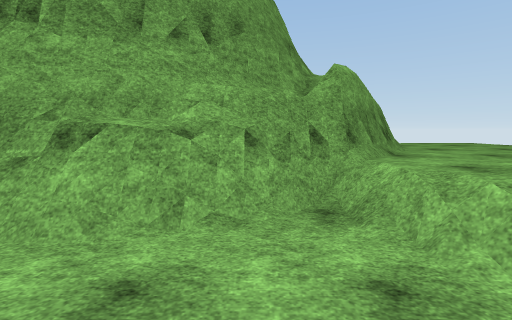
View 1 (above)

16 first-person views from a walk through a Unity game level. The camera is 1.5 m above the floor, tilts 6° down and sees 85° across. The floor is counted in squares, 1 m on a side. Each view is taken from the middle of a square. On the plan, view 1 faces up. The plan holds only what a view shows up to about 14 squares ahead; the rest is blank. The place goes on beyond the plan. The player character is not drawn. Some surface patterns are stand-ins.

View 2
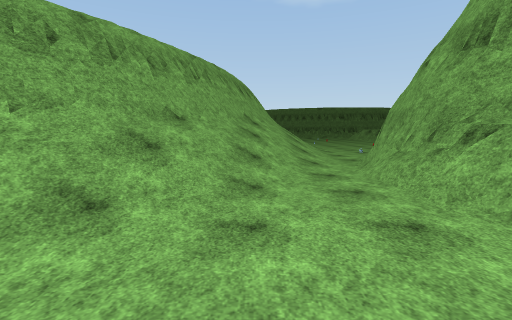

View 3
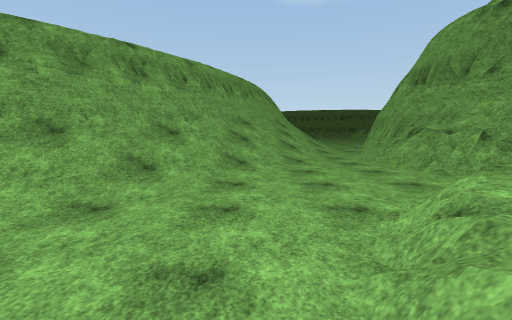

View 4
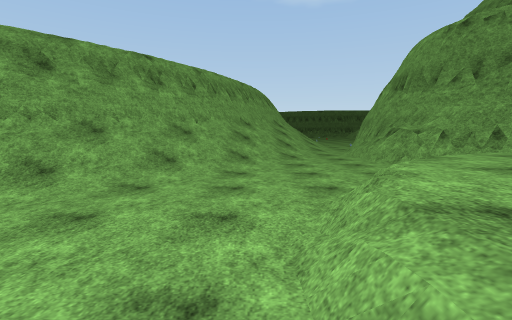

View 5
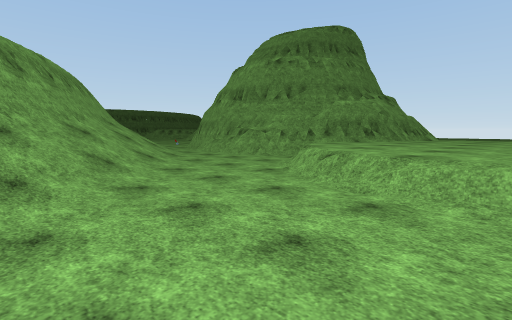

View 6
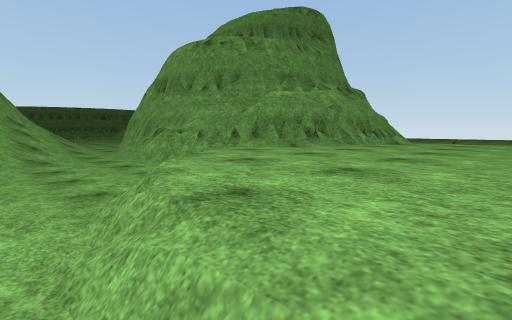

View 7
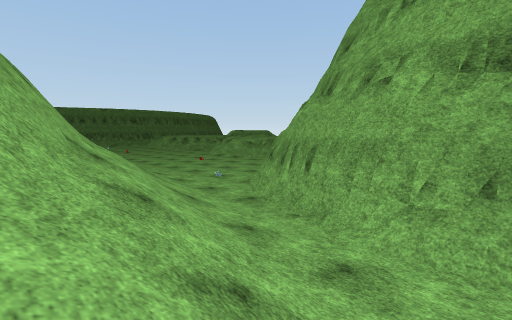

View 8
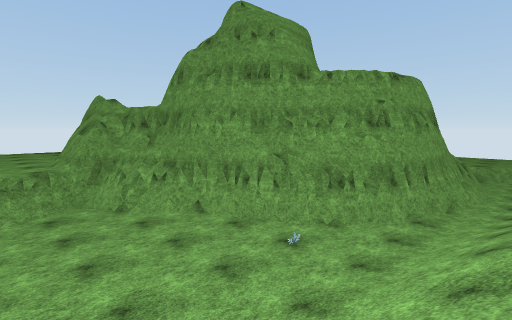

View 9
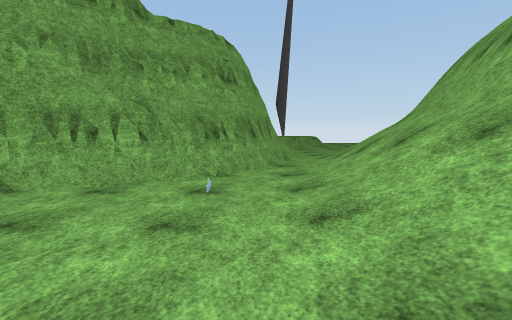

View 10
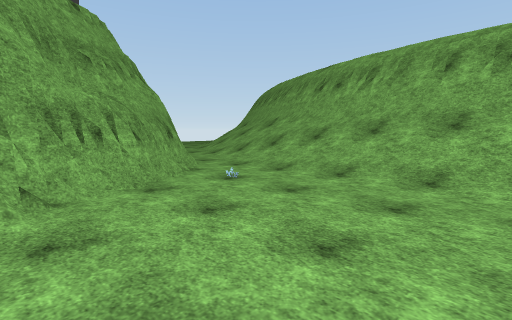

View 11
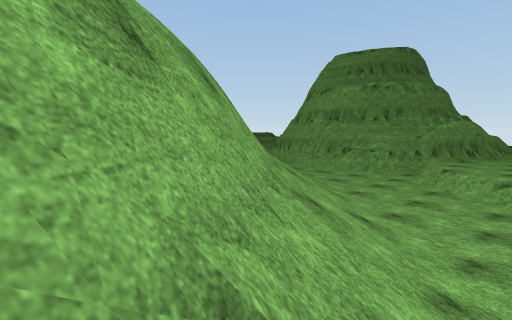

View 12
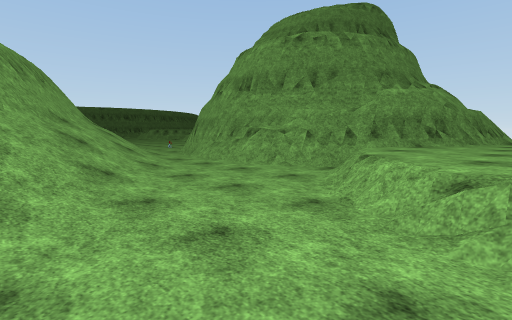

View 13
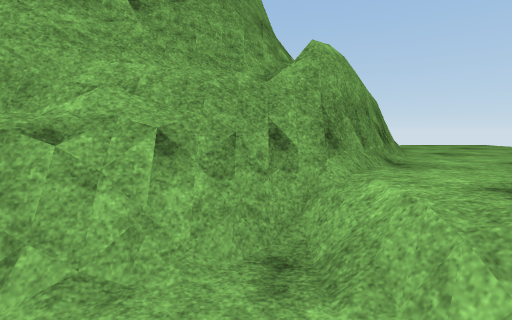

View 14
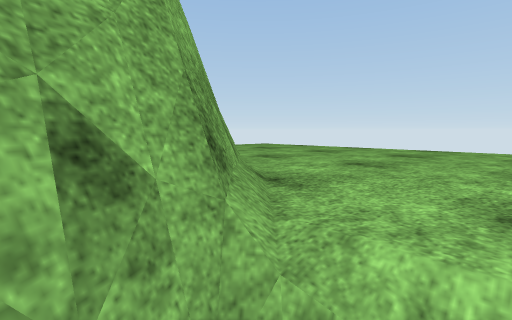

View 15
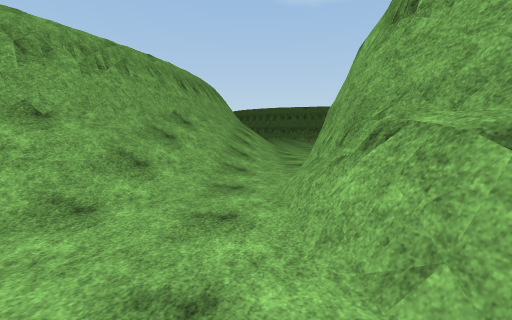

View 16
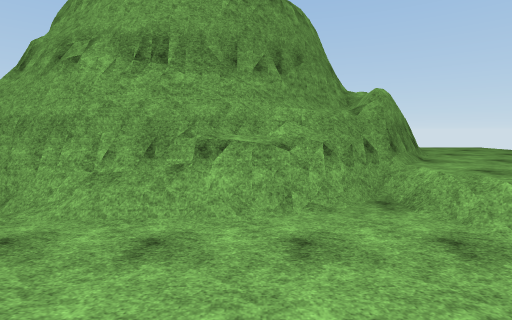

### Floor plan
Key: @ floor where view 1 was taken; # wall or solid block; . main floor; : floor 0.25 m higher than the main floor; + floor 0.75 m higher than the main floor; / step, stairs or slope; = window, fence, low wall or low ledge.
Columns run from 23 left of view 1 to 11 right of it. Each row starts with its distance up from view 1.
 16 ###.=#
 15 ....###                        =
 14 .....###                       +++
 13 ......###                    #+++++
 12 .......##                    #+++++
 11 ........##                  # +++++
 10 ........##                  #++++++
  9 ......../##                ##++++++
  8 .........###              ##+++++++
  7 ..........###            ##++++++++
  6 ...........####       #### ++++++++
  5 ::::.........###########.= ++++++++
  4 //////////......//====#..##++++++++
  3 /////////////.............= +++++++
  2 ////////////////..........   ++++++
  1  ######==/////////......... =#+++++
  0      ######=////////...@..../=# ++
 -1          ####=///////.........#====
 -2            #####///////............
 -3               ###=//////...........
 -4                ####//////..........
 -5                  ###=/////.........
 -6                   ###=/////........
 -7                     ####////......
 -8                       ###////.... .
 -9                        ##=////.
-10                         ##=///.
-11                         ###=//
-12                          ###//
-13                           ###/
-14                            ##=
-15                             ##/

Where each view was taken, in squares from view 1:
view 1: 0 up, 0 right, facing up
view 2: 0 up, 3 right, facing left
view 3: 2 down, 9 right, facing left
view 4: 2 down, 11 right, facing left
view 5: 8 down, 11 right, facing up-left
view 6: 2 down, 11 right, facing up-left
view 7: 2 down, 4 left, facing up-left
view 8: 2 up, 23 left, facing up-right
view 9: 6 up, 23 left, facing right
view 10: 13 up, 23 left, facing down-right
view 11: 15 down, 7 right, facing up-left
view 12: 5 down, 7 right, facing up-left
view 13: 2 up, 1 right, facing up
view 14: 5 up, 1 right, facing up-right
view 15: 3 up, 1 right, facing left
view 16: 2 down, 2 left, facing up
